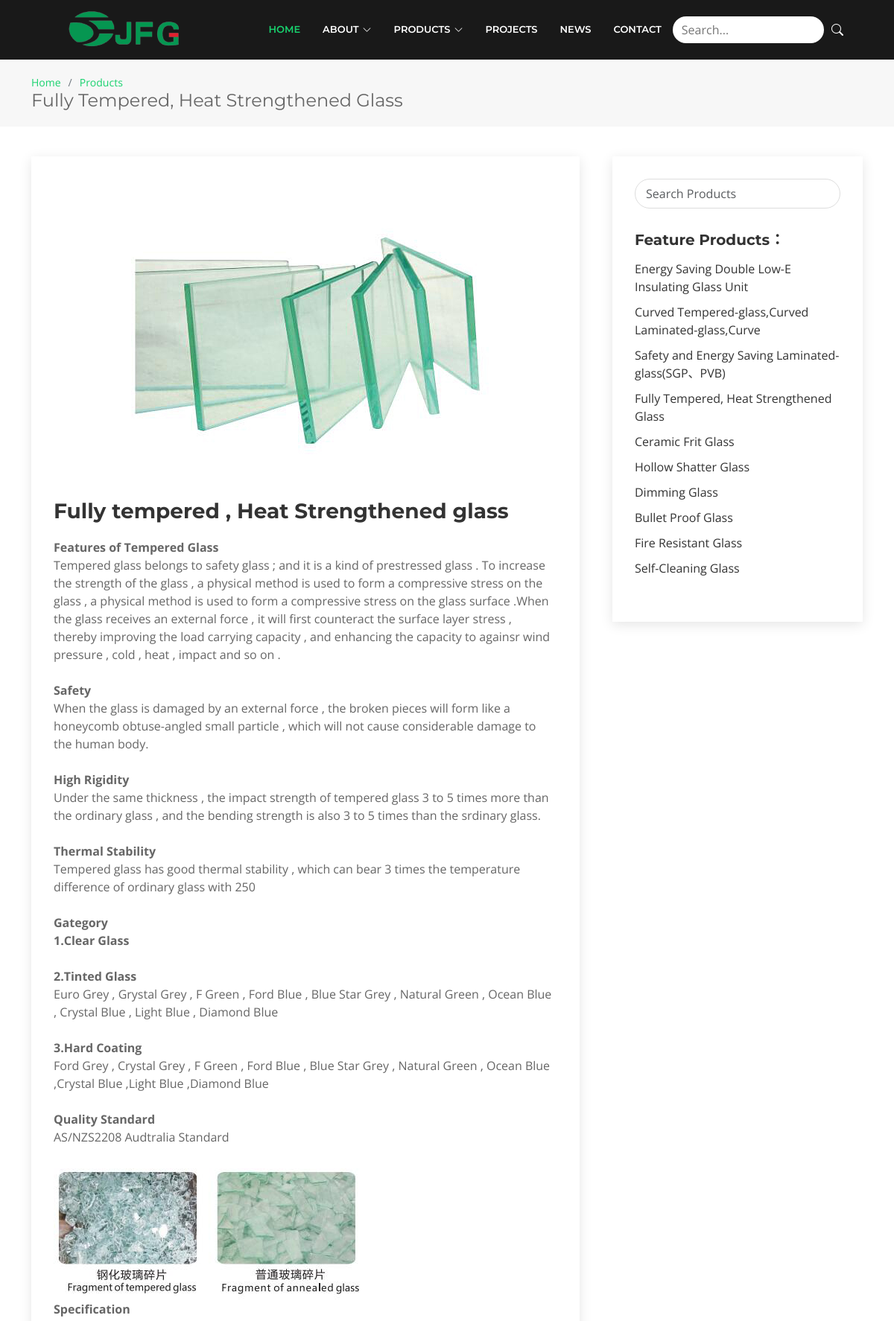
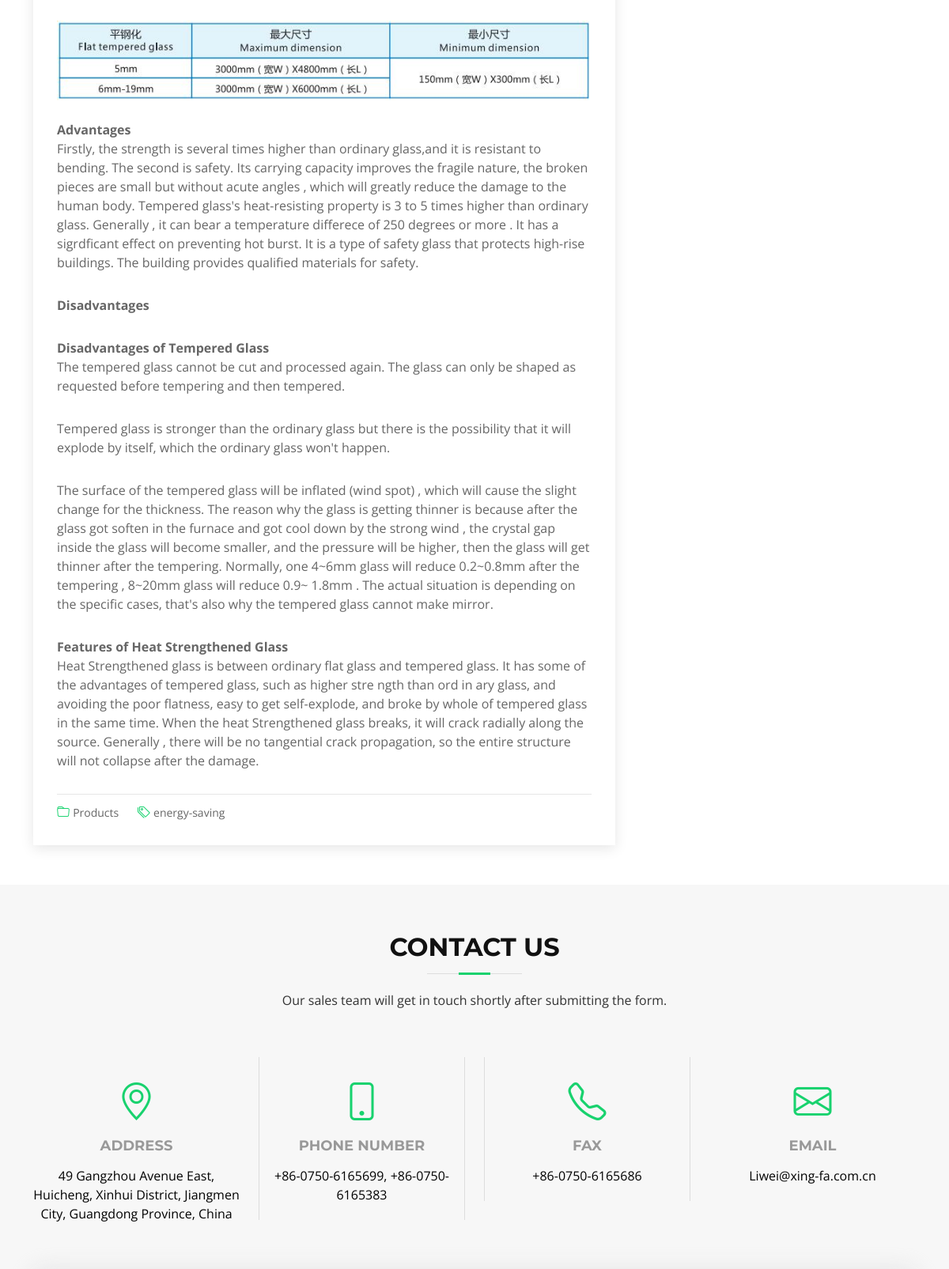
The app's page /products/4 (upper part) with its own data (2 pictures, top to bottom).
### app/models.py (models this page shows, shortened)
class Product(models.Model):
    name = models.CharField(verbose_name="product_name", max_length=60)
    short_name = models.CharField(verbose_name="short_name", max_length=20, default="Energy Saving")
    srt_desc = models.CharField(verbose_name="short_description", max_length=288)
    desc = models.TextField(verbose_name="html")

### app/views.py (the view)
# urls.py: path('products/<int:pid>', views.products),
def products(request, pid):
    product = models.Product.objects.filter(id=pid).first()
    context = {'product': product}
    return render(request, 'products.html', context)

### app/templates/products.html
{% extends 'layout.html' %}
{% block content %}
    {% load static %}
<main id="main">
    <section id="breadcrumbs" class="breadcrumbs">
        <div class="container">
            <ol>
                <li><a href="/home/">Home</a></li>
                <li><a href="/home/#portfolio">Products</a></li>
            </ol>
            <h2>{{ product.name }}</h2>
        </div>
    </section>
    <section id="blog" class="blog">
        <div class="container" data-aos="fade-up">
            <div class="row">
                {{ product.desc | safe }}
   <div class="entry-footer">
                            <i class="bi bi-folder"></i>
                            <ul class="cats">
                                <li><a href="/home/#portfolio">Products</a></li>
                            </ul>
                            <i class="bi bi-tags"></i>
                            <ul class="tags">
                                <li><a href="/home/#portfolio">energy-saving</a></li>
                            </ul>
                        </div>
                    </article>
                </div>
                <div class="col-lg-4">
                    <div class="sidebar">
                        <div class="sidebar-item search-form">
                            <form action="">
                                <input type="text" class="form-control" id="searchMenu" onkeyup="searchMenuFunction()"
                                       placeholder="Search Products">
                            </form>
                        </div>
                        <h3 class="sidebar-title">Feature Products：</h3>
                        <div class="sidebar-item categories">
                            <ul>
                                <ul id="search-menu">
                                    <li><a href="/products/1">Energy Saving Double Low-E Insulating
                                        Glass Unit</a></li>
                                    <li><a href="/products/2">Curved Tempered-glass,Curved
                                        Laminated-glass,Curve</a></li>
                                    <li><a href="/products/3">Safety and Energy Saving Laminated-glass(SGP、PVB)</a>
                                    </li>
                                    <li><a href="/products/4">Fully Tempered, Heat Strengthened Glass</a></li>
                                    <li><a href="/products/5">Ceramic Frit Glass</a></li>
                                    <li><a href="/products/7">Hollow Shatter Glass</a></li>
                                    <li><a href="/products/8">Dimming Glass</a></li>
                                    <li><a href="/products/9">Bullet Proof Glass</a></li>
                                    <li><a href="/products/10">Fire Resistant Glass</a></li>
                                    <li><a href="/products/11">Self-Cleaning Glass</a></li>
                                </ul>
                            </ul>
                        </div>
                    </div>
                </div>
            </div>
        </div>
    </section>
{% endblock %}

### app/static/css/style.css (style rules this page uses)
body { background: #fff; color: #666666; font-family: "Open Sans", sans-serif; }
a { color: #18d26e; transition: 0.5s; text-decoration: none; }
p { padding: 0; margin: 0 0 30px 0; }
h1, h2, h3, h4, h5, h6 { font-family: "Montserrat", sans-serif; font-weight: 400; margin: 0 0 20px 0; padding: 0; }
section { overflow: hidden; }
.breadcrumbs { padding: 20px 0; background-color: #f7f7f7; min-height: 40px; margin-top: 80px; }
.breadcrumbs h2 { font-size: 24px; margin-bottom: 0; font-weight: 400; }
.breadcrumbs ol { display: flex; flex-wrap: wrap; list-style: none; padding: 0; margin: 0; font-size: 14px; }
.breadcrumbs ol li+li { padding-left: 10px; }
.breadcrumbs ol li+li::before { display: inline-block; padding-right: 10px; color: #6c757d; content: "/"; }
.blog { padding: 40px 0 20px 0; }
.blog .entry { padding: 30px; margin-bottom: 60px; box-shadow: 0 4px 16px rgba(0, 0, 0, 0.1); }
.blog .entry .entry-img { max-height: 440px; margin: -30px -30px 20px -30px; overflow: hidden; }
.blog .entry .entry-title { font-size: 28px; font-weight: bold; padding: 0; margin: 0 0 20px 0; }
.blog .entry .entry-title a { color: #333333; transition: 0.3s; }
.blog .entry .entry-content p { line-height: 24px; }
.blog .entry .entry-footer { padding-top: 10px; border-top: 1px solid #e6e6e6; }
.blog .entry .entry-footer i { color: #18d26e; display: inline; }
.blog .entry .entry-footer a { color: #666666; transition: 0.3s; }
.blog .entry .entry-footer .cats { list-style: none; display: inline; padding: 0 20px 0 0; font-size: 14px; }
.blog .entry .entry-footer .cats li { display: inline-block; }
.blog .entry .entry-footer .tags { list-style: none; display: inline; padding: 0; font-size: 14px; }
.blog .entry .entry-footer .tags li { display: inline-block; }
.blog .entry-single { margin-bottom: 30px; }
.blog .sidebar { padding: 30px; margin: 0 0 60px 20px; box-shadow: 0 4px 16px rgba(0, 0, 0, 0.1); }
.blog .sidebar .sidebar-title { font-size: 20px; font-weight: 700; padding: 0 0 0 0; margin: 0 0 15px 0; color: #333333; position: relative; }
.blog .sidebar .sidebar-item { margin-bottom: 30px; }
.blog .sidebar .search-form form { background: #fff; border: 1px solid #ddd; padding: 3px 10px; position: relative; border-radius: 50px; }
.blog .sidebar .search-form form input { border: 0; padding: 4px; border-radius: 4px; width: calc(100% - 70px); box-shadow: none; }
.blog .sidebar .categories ul { list-style: none; padding: 0; }
.blog .sidebar .categories ul li+li { padding-top: 10px; }
.blog .sidebar .categories ul a { color: #333333; transition: 0.3s; }

### records on screen
Product: name "Fully Tempered, Heat Strengthened Glass", desc (picture), desc "Fully tempered , Heat Strengthened glass Features of Tempered Glass Tempered glass belongs to safety glass ; and it is a kind of prestressed glass . To increase the strength of the glass , a physical method is used to form a compressive stress on the glass , a physical method is used to form a compressive stress on the glass surface .When the glass receives an external force , it will first counteract the surface layer stress , thereby improving the load carrying capacity , and enhancing the capacity to againsr wind pressure , cold , heat , impact and so on . Safety When the glass is damaged by an external force , the broken pieces will form like a honeycomb obtuse-angled small particle ,…"
